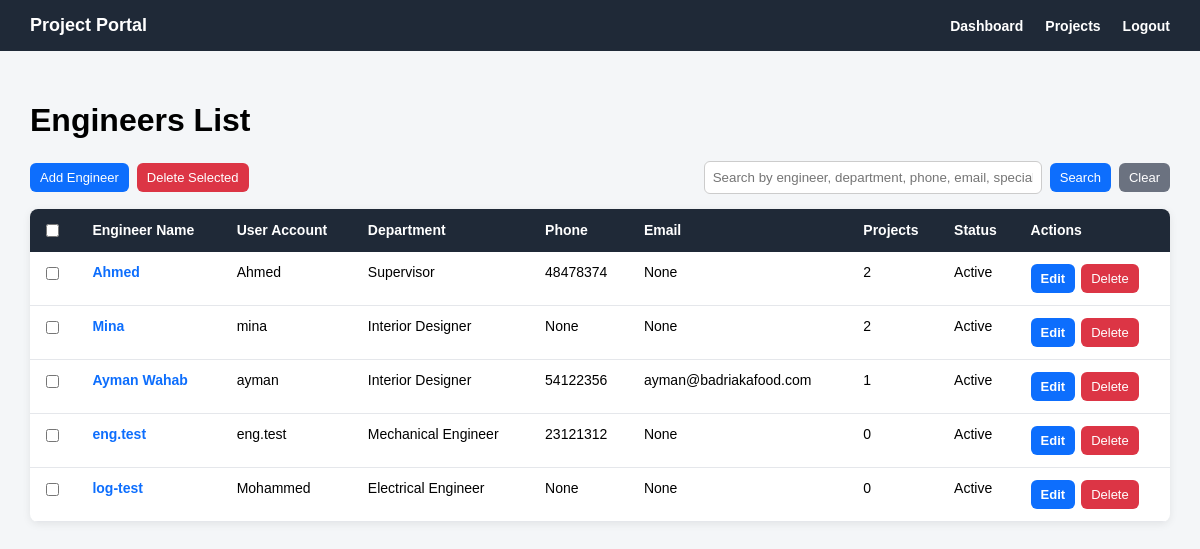
Before: /engineers/ (signed in) with the older database file.
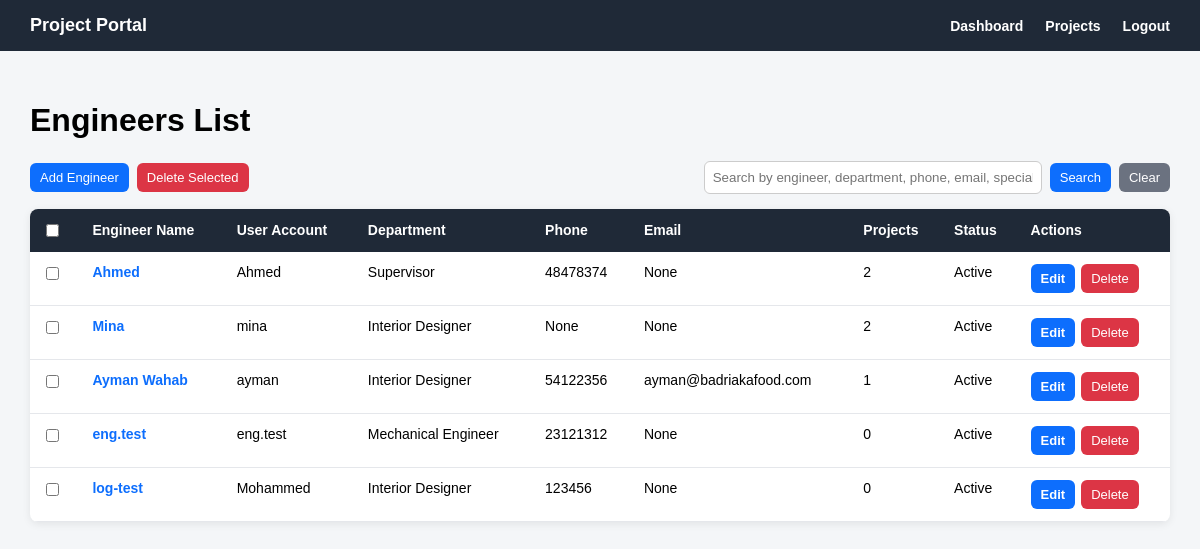
After: the same page with the newer database file.
### engineers/models.py (models this page shows, shortened)
class Engineer(models.Model):
    class Department(models.TextChoices):
        INTERIOR_DESIGNER = 'INTERIOR_DESIGNER', 'Interior Designer'
        MECHANICAL_ENGINEER = 'MECHANICAL_ENGINEER', 'Mechanical Engineer'
        ELECTRICAL_ENGINEER = 'ELECTRICAL_ENGINEER', 'Electrical Engineer'
        SUPERVISOR = 'SUPERVISOR', 'Supervisor'
        ARCHITECT = 'ARCHITECT', 'Architect'
    user = models.OneToOneField(
        settings.AUTH_USER_MODEL,
        on_delete=models.CASCADE,
        related_name='engineer_profile'
    )
    engineer_name = models.CharField(max_length=150)
    department = models.CharField(
        max_length=50,
        choices=Department.choices,
        blank=True,
        null=True
    )
    phone = models.CharField(max_length=30, blank=True, null=True)
    email = models.EmailField(blank=True, null=True)
    specialization = models.CharField(max_length=150, blank=True, null=True)
    is_active = models.BooleanField(default=True)
    created_at = models.DateTimeField(auto_now_add=True)

### accounts/models.py (models this page shows)
class User(AbstractUser):
    class Role(models.TextChoices):
        ADMIN = 'ADMIN', 'Admin'
        ENGINEER = 'ENGINEER', 'Engineer'
        CLIENT = 'CLIENT', 'Client'
    role = models.CharField(
        max_length=20,
        choices=Role.choices,
        default=Role.CLIENT
    )

### engineers/views.py (the view, shortened to what this page needs)
# urls.py: path('', engineer_list_view, name='engineer_list'),
@login_required
def engineer_list_view(request):
    if request.user.role != 'ADMIN':
        engineers = Engineer.objects.none()
    else:
        engineers = Engineer.objects.all()
    search_query = request.GET.get('q')
    return render(request, 'engineers/engineer_list.html', {
        'engineers': engineers,
        'search_query': search_query,
    })

### templates/engineers/engineer_list.html (shortened to what the changed rows need)
{% extends 'base.html' %}
{% block content %}
<div class="page-header">
    <h1>Engineers List</h1>
</div>
{% if engineers %}
    <form method="post"
          action="{% url 'engineers:engineer_bulk_delete' %}"
          onsubmit="return confirm('Are you sure you want to delete this engineer? This may affect projects assigned to this engineer.');"
        {% csrf_token %}
        <table class="engineers-table">
            <tr>
                {% if request.user.role == 'ADMIN' %}
            <th>
                <input type="checkbox" onclick="toggleEngineerCheckboxes(this)">
            </th>
                {% endif %}
                <th>Engineer Name</th>
                <th>User Account</th>
                <th>Department</th>
                <th>Phone</th>
                <th>Email</th>
                <th>Projects</th>
                <th>Status</th>
                {% if request.user.role == 'ADMIN' %}
                    <th>Actions</th>
                {% endif %}
            </tr>
            {% for engineer in engineers %}
                <tr>
                    {% if request.user.role == 'ADMIN' %}
                        <td>
                            <input type="checkbox" name="selected_engineers" value="{{ engineer.pk }}">
                        </td>
                    {% endif %}
                    <td>
                        <a href="{% url 'engineers:engineer_detail' engineer.pk %}">
                            {{ engineer.engineer_name }}
                        </a>
                    </td>
                    <td>{{ engineer.user.username }}</td>
                    <td>
                        {% if engineer.department %}
                            {{ engineer.get_department_display }}
                        {% else %}
                            Not assigned
                        {% endif %}
                    </td>
                    <td>{{ engineer.phone }}</td>
                    <td>{{ engineer.email }}</td>
                    <td>{{ engineer.projects.count }}</td>
                    <td>
                        {% if engineer.is_active %}
                            Active
                        {% else %}
                            Inactive
                        {% endif %}
                    </td>
                    {% if request.user.role == 'ADMIN' %}
                        <td>
                            <div class="table-actions">
                                <a href="{% url 'engineers:engineer_edit' engineer.pk %}" class="btn btn-primary">
                                    Edit
                                </a>
                                <form method="post"
                                      action="{% url 'engineers:engineer_delete' engineer.pk %}"
                                      style="margin: 0;"
                                      onsubmit="return confirm('Are you sure you want to delete this engineer? This may affect projects assigned to this engineer.');"
                                    {% csrf_token %}
                                    <button type="submit" class="btn btn-danger">
                                        Delete
                                    </button>
                                </form>
                            </div>
                        </td>
                    {% endif %}
                </tr>
            {% endfor %}
        </table>
    </form>
{% endif %}
{% endblock %}

Changed rows visible on the page:
changed Engineer "log-test": department "Electrical Engineer" → "Interior Designer"; phone "None" → "123456"
